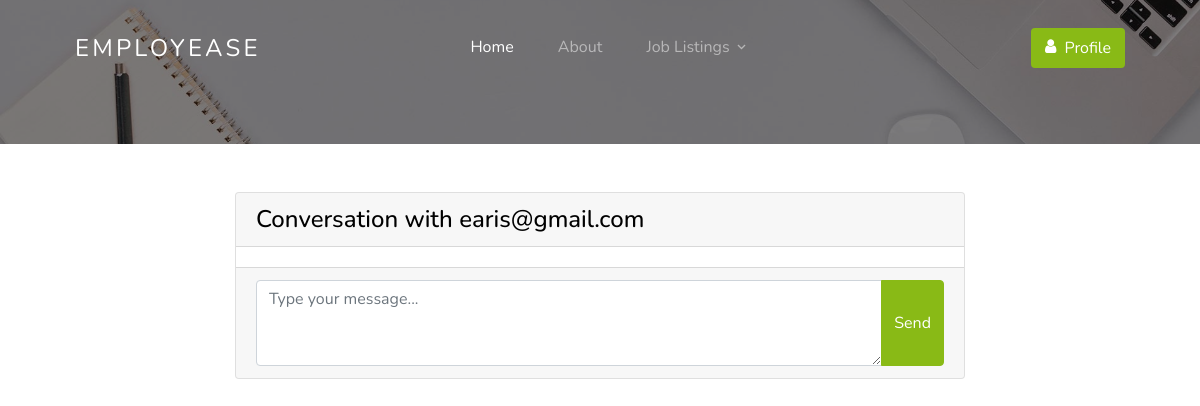
/inbox/25/ (signed in), run on an earlier commit of the app's database.
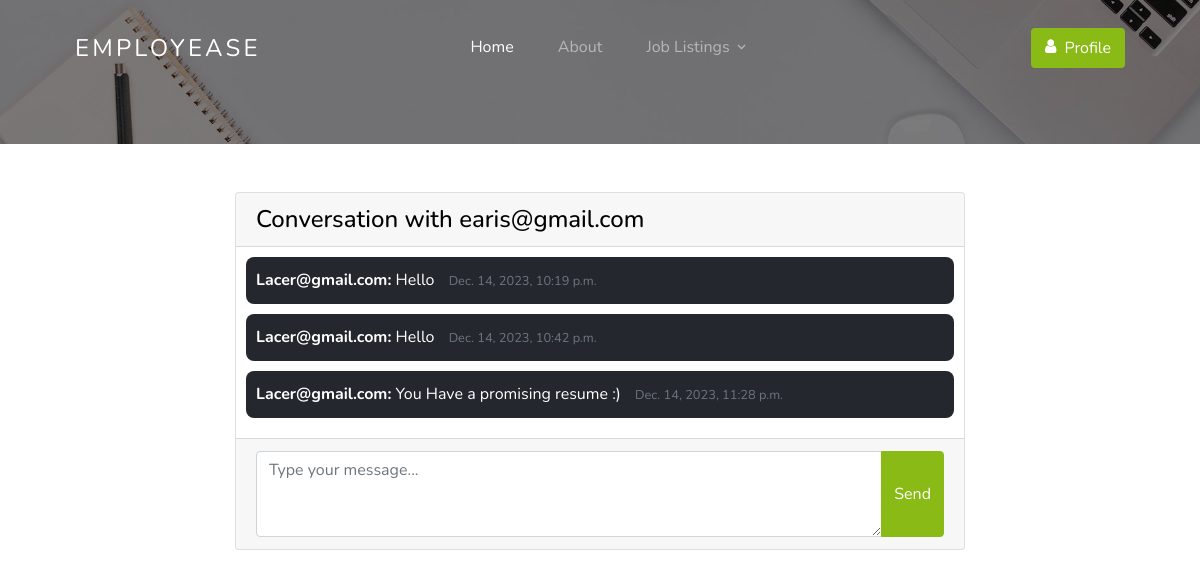
And on a later commit of the database.
### website/models.py (models this page shows, shortened)
class Message(models.Model):
    sender = models.ForeignKey(User, related_name='sent_messages', on_delete=models.CASCADE)
    recipient = models.ForeignKey(User, related_name='received_messages', on_delete=models.CASCADE)
    content = models.TextField()
    timestamp = models.DateTimeField(auto_now_add=True)
    is_read = models.BooleanField(default=False)
    class Meta:
        ordering = ('timestamp',)

### website/views.py (the view)
# urls.py: path('inbox/<int:recipient_id>/', inbox, name='inbox'),
@login_required
def inbox(request, recipient_id=None):
    received_messages = Message.objects.filter(recipient=request.user)
    sent_messages = Message.objects.filter(sender=request.user)
    recipient = get_object_or_404(User, id=recipient_id) if recipient_id else User.objects.exclude(id=request.user.id).first()
    conversation_messages = Message.objects.filter(
        Q(sender=request.user, recipient=recipient) | Q(sender=recipient, recipient=request.user)
    ).order_by('timestamp')
    context = {
        'received_messages': received_messages,
        'sent_messages': sent_messages,
        'recipient': recipient,
        'conversation_messages': conversation_messages,
    }
    return render(request, 'inbox.html', context)

### website/templates/inbox.html (shortened to what this page needs)
{% extends "base/base.html" %}
{% load static %}
{% block template %}
  {% include "base/navbar.html" %}
  <section class="section-hero overlay inner-page bg-image" style="background-image: url('{%static 'website/images/hero_1.jpg'%}');" id="home-section">
  </section>
<div class="container mt-5">
    <div class="row">
        <div class="col-md-8 offset-md-2">
            <div class="card">
                <div class="card-header">
                    <h4 class="mb-0">Conversation with {{ recipient }}</h4>
                </div>
                <div class="card-body conversation">
                    {% for message in conversation_messages %}
                        <div class="message {% if message.sender == request.user %}sent{% else %}received{% endif %}">
                            <strong>{{ message.sender }}:</strong> {{ message.content }}
                            <span class="timestamp">{{ message.timestamp }}</span>
                        </div>
                    {% endfor %}
                </div>
                {% if recipient %}
                    <div class="card-footer">
                        <form method="post" action="{% url 'send_message' recipient_id=recipient.id %}">
                            <div class="input-group">
                                <textarea class="form-control" name="content" rows="3" placeholder="Type your message..."></textarea>
                                <div class="input-group-append">
                                    <button type="submit" class="btn btn-primary ">Send</button>
                                </div>
                            </div>
                        </form>
                    </div>
                {% endif %}
            </div>
        </div>
    </div>
</div>
{% endblock %}

What changed in the data, as far as the page shows it:
added Message: sender "Lacer@gmail.com", content "Hello", timestamp "Dec. 14, 2023, 10:19 p.m."
added Message: sender "Lacer@gmail.com", content "Hello", timestamp "Dec. 14, 2023, 10:42 p.m."
added Message: sender "Lacer@gmail.com", content "You Have a promising resume :)", timestamp "Dec. 14, 2023, 11:28 p.m."
